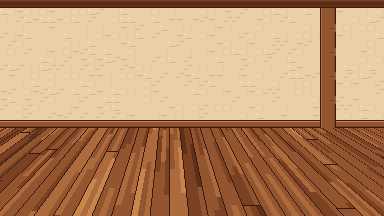

Rendered tile map (Tiled .tmx) drawn with the repository's tilesets; below, a short description and the full map source, tile grids included:
An orthogonal 48x27 tile map with 8x8 px tiles, 1 tile layer (wall), 2 tilesets, 1 image layer and 20 objects (window, plant, shelf_top, shelf_low, paper_flower, ...).

<map version="1.10" tiledversion="1.11" orientation="orthogonal" renderorder="right-down" width="48" height="27" tilewidth="8" tileheight="8" infinite="0" nextlayerid="6" nextobjectid="22">
 <properties>
  <property name="native_w" type="int" value="384" /><property name="native_h" type="int" value="216" />
  <property name="floor_y" type="int" value="128" />
 </properties>
 <tileset firstgid="1" source="attic_tiles.tsx" />
 <tileset firstgid="17" source="props.tsx" />
 <layer id="1" name="wall" width="48" height="27">
  <data encoding="csv">
7,7,7,7,7,7,7,7,7,7,7,7,7,7,7,7,7,7,7,7,7,7,7,7,7,7,7,7,7,7,7,7,7,7,7,7,7,7,7,7,7,7,7,7,7,7,7,7,
4,6,2,6,5,6,2,1,5,6,6,4,3,1,5,4,1,1,5,6,1,5,1,1,1,6,5,1,2,1,3,1,5,6,4,6,1,1,4,1,13,15,2,1,1,5,1,6,
5,1,3,4,2,4,4,2,6,4,1,3,1,1,6,4,4,1,1,4,1,2,2,1,2,3,2,1,3,3,1,1,2,6,1,3,4,1,1,1,13,15,1,1,6,1,4,3,
1,1,5,1,1,1,2,1,1,1,5,1,5,1,1,2,5,3,1,1,4,1,5,5,1,1,5,2,5,1,1,1,6,1,1,1,1,1,6,1,13,16,5,6,1,6,6,1,
3,5,2,4,1,1,1,1,4,1,5,1,6,2,6,5,5,4,1,3,1,1,2,4,1,6,2,1,1,5,3,6,1,1,4,5,1,6,6,5,13,15,2,5,1,1,1,4,
1,3,6,1,1,1,1,1,6,5,1,4,1,1,1,2,4,1,1,1,1,4,3,1,1,1,1,2,6,1,5,2,1,1,3,3,1,2,3,1,13,15,1,1,1,5,6,1,
5,6,1,3,1,5,2,5,6,2,3,4,1,4,1,1,6,1,1,1,5,1,1,5,1,5,2,5,6,4,6,1,6,4,3,1,3,6,1,1,13,16,1,1,1,2,6,1,
1,1,1,1,1,4,6,1,3,1,2,6,2,4,3,2,5,1,1,3,6,4,1,3,1,1,1,4,1,1,2,6,1,3,1,5,4,1,1,1,13,15,1,1,1,6,1,6,
3,4,3,5,5,4,3,3,5,1,3,6,3,1,1,3,2,6,5,1,1,1,1,3,5,5,1,5,1,1,3,1,1,5,1,1,4,2,1,1,13,15,1,4,6,1,4,1,
1,2,1,5,6,1,6,1,6,6,1,2,2,5,1,6,6,2,4,1,3,1,3,2,4,1,2,2,1,5,2,1,6,1,1,3,4,4,2,3,13,16,1,3,6,4,3,1,
1,1,5,1,4,1,6,1,1,1,4,6,1,5,1,1,1,1,6,3,1,1,1,3,5,3,4,1,1,1,4,4,1,1,6,1,5,5,6,1,13,15,2,6,2,1,5,3,
2,3,1,6,2,3,4,3,1,4,1,4,2,1,4,6,5,1,6,2,1,1,1,1,4,6,1,5,2,1,5,2,6,3,3,1,5,6,5,1,13,15,1,1,1,1,1,3,
2,4,1,2,1,3,6,1,1,5,3,1,1,4,4,1,1,1,6,1,3,1,1,1,1,1,1,1,1,3,1,1,1,1,3,1,1,1,1,6,13,16,3,1,2,1,1,1,
3,1,6,3,6,1,1,1,5,2,1,1,2,6,4,1,1,1,1,1,1,2,6,1,6,3,5,6,6,1,1,2,6,1,1,5,1,1,1,2,13,15,3,3,5,4,6,1,
1,1,6,3,1,1,3,2,3,1,3,1,3,1,3,6,2,1,1,5,2,5,5,1,5,3,1,1,1,1,6,1,4,1,1,2,1,1,1,2,13,15,1,6,1,4,1,6,
10,10,10,10,10,10,10,10,10,10,10,10,10,10,10,10,10,10,10,10,10,10,10,10,10,10,10,10,10,10,10,10,10,10,10,10,10,10,10,10,13,15,10,10,10,10,10,10,
0,0,0,0,0,0,0,0,0,0,0,0,0,0,0,0,0,0,0,0,0,0,0,0,0,0,0,0,0,0,0,0,0,0,0,0,0,0,0,0,0,0,0,0,0,0,0,0,
0,0,0,0,0,0,0,0,0,0,0,0,0,0,0,0,0,0,0,0,0,0,0,0,0,0,0,0,0,0,0,0,0,0,0,0,0,0,0,0,0,0,0,0,0,0,0,0,
0,0,0,0,0,0,0,0,0,0,0,0,0,0,0,0,0,0,0,0,0,0,0,0,0,0,0,0,0,0,0,0,0,0,0,0,0,0,0,0,0,0,0,0,0,0,0,0,
0,0,0,0,0,0,0,0,0,0,0,0,0,0,0,0,0,0,0,0,0,0,0,0,0,0,0,0,0,0,0,0,0,0,0,0,0,0,0,0,0,0,0,0,0,0,0,0,
0,0,0,0,0,0,0,0,0,0,0,0,0,0,0,0,0,0,0,0,0,0,0,0,0,0,0,0,0,0,0,0,0,0,0,0,0,0,0,0,0,0,0,0,0,0,0,0,
0,0,0,0,0,0,0,0,0,0,0,0,0,0,0,0,0,0,0,0,0,0,0,0,0,0,0,0,0,0,0,0,0,0,0,0,0,0,0,0,0,0,0,0,0,0,0,0,
0,0,0,0,0,0,0,0,0,0,0,0,0,0,0,0,0,0,0,0,0,0,0,0,0,0,0,0,0,0,0,0,0,0,0,0,0,0,0,0,0,0,0,0,0,0,0,0,
0,0,0,0,0,0,0,0,0,0,0,0,0,0,0,0,0,0,0,0,0,0,0,0,0,0,0,0,0,0,0,0,0,0,0,0,0,0,0,0,0,0,0,0,0,0,0,0,
0,0,0,0,0,0,0,0,0,0,0,0,0,0,0,0,0,0,0,0,0,0,0,0,0,0,0,0,0,0,0,0,0,0,0,0,0,0,0,0,0,0,0,0,0,0,0,0,
0,0,0,0,0,0,0,0,0,0,0,0,0,0,0,0,0,0,0,0,0,0,0,0,0,0,0,0,0,0,0,0,0,0,0,0,0,0,0,0,0,0,0,0,0,0,0,0,
0,0,0,0,0,0,0,0,0,0,0,0,0,0,0,0,0,0,0,0,0,0,0,0,0,0,0,0,0,0,0,0,0,0,0,0,0,0,0,0,0,0,0,0,0,0,0,0
</data>
 </layer>
 <imagelayer id="2" name="floor" offsetx="0" offsety="128">
  <image source="../sprites/floor.png" width="384" height="88" />
 </imagelayer>
 <objectgroup id="3" name="props">
  <object id="1" name="window" gid="17" x="43" y="75" width="61" height="53" />
  <object id="2" name="plant" gid="18" x="82" y="71" width="13" height="21" />
  <object id="3" name="shelf_top" gid="19" x="3" y="71" width="35" height="22" />
  <object id="4" name="shelf_low" gid="20" x="3" y="97" width="35" height="22" />
  <object id="5" name="paper_flower" gid="21" x="231" y="41" width="18" height="22" />
  <object id="6" name="paper_swatch" gid="22" x="255" y="33" width="22" height="18" />
  <object id="7" name="paper_mount" gid="23" x="261" y="59" width="24" height="16" />
  <object id="8" name="paper_list" gid="24" x="289" y="49" width="16" height="20" />
  <object id="9" name="door" gid="25" x="333" y="128" width="47" height="95" />
  <object id="10" name="rug" gid="26" x="96" y="208" width="200" height="48" />
  <object id="11" name="stool" gid="27" x="39" y="168" width="25" height="23" />
  <object id="12" name="paper_balls" gid="28" x="20" y="214" width="322" height="52" />
 </objectgroup>
 <objectgroup id="4" name="lights" visible="0">
  <object id="13" name="sun_pool" x="106" y="172" width="84" height="28"><properties><property name="intensity" type="float" value="4.2" /><property name="mullions" type="bool" value="true" /></properties><ellipse /></object>
  <object id="14" name="wall_patch" x="96" y="70" width="34" height="96"><properties><property name="intensity" type="float" value="1.3" /><property name="angle" type="float" value="-33.0" /></properties><ellipse /></object>
  <object id="15" name="window_glow" x="20" y="-4" width="104" height="100"><properties><property name="intensity" type="float" value="0.6" /></properties><ellipse /></object>
  <object id="16" name="robot_shadow" x="138" y="183" width="44" height="8"><properties><property name="intensity" type="float" value="-3.6" /></properties><ellipse /></object>
  <object id="17" name="stool_shadow" x="36" y="164" width="32" height="6"><properties><property name="intensity" type="float" value="-0.9" /></properties><ellipse /></object>
  <object id="18" name="sun_shaft" x="0" y="0"><polygon points="54,34 88,28 186,186 114,190" /></object>
  <object id="19" name="robot_still" x="158" y="170"><point /></object>
  <object id="20" name="robot_home" x="214" y="196"><point /></object>
 </objectgroup>
</map>
